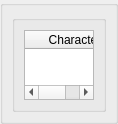
          <widget class="QWidget" name="scrollAreaWidgetContents_7">
           <property name="geometry">
            <rect>
             <x>0</x>
             <y>0</y>
             <width>111</width>
             <height>111</height>
            </rect>
           </property>
           <layout class="QGridLayout" name="gridLayout_62">
            <property name="leftMargin">
             <number>0</number>
            </property>
            <property name="topMargin">
             <number>0</number>
            </property>
            <property name="rightMargin">
             <number>0</number>
            </property>
            <property name="bottomMargin">
             <number>0</number>
            </property>
            <property name="spacing">
             <number>0</number>
            </property>
            <item row="0" column="0">
             <widget class="QGroupBox" name="groupBox_84">
              <property name="title">
               <string/>
              </property>
              <layout class="QGridLayout" name="gridLayout_63">
               <item row="0" column="0">
                <widget class="QGroupBox" name="groupBox_85">
                 <property name="title">
                  <string/>
                 </property>
                 <layout class="QGridLayout" name="gridLayout_64">
                  <item row="0" column="0">
                   <widget class="QTableWidget" name="CharacterTableWidget">
                    <column>
                     <property name="text">
                      <string>Character</string>
                     </property>
                    </column>
                    <column>
                     <property name="text">
                      <string>keyword</string>
                     </property>
                    </column>
                    <column>
                     <property name="text">
                      <string>2</string>
                     </property>
                    </column>
                    <column>
                     <property name="text">
                      <string>3</string>
                     </property>
                    </column>
                    <column>
                     <property name="text">
                      <string>4</string>
                     </property>
                    </column>
                   </widget>
                  </item>
                 </layout>
                </widget>
               </item>
              </layout>
             </widget>
            </item>
           </layout>
          </widget>
